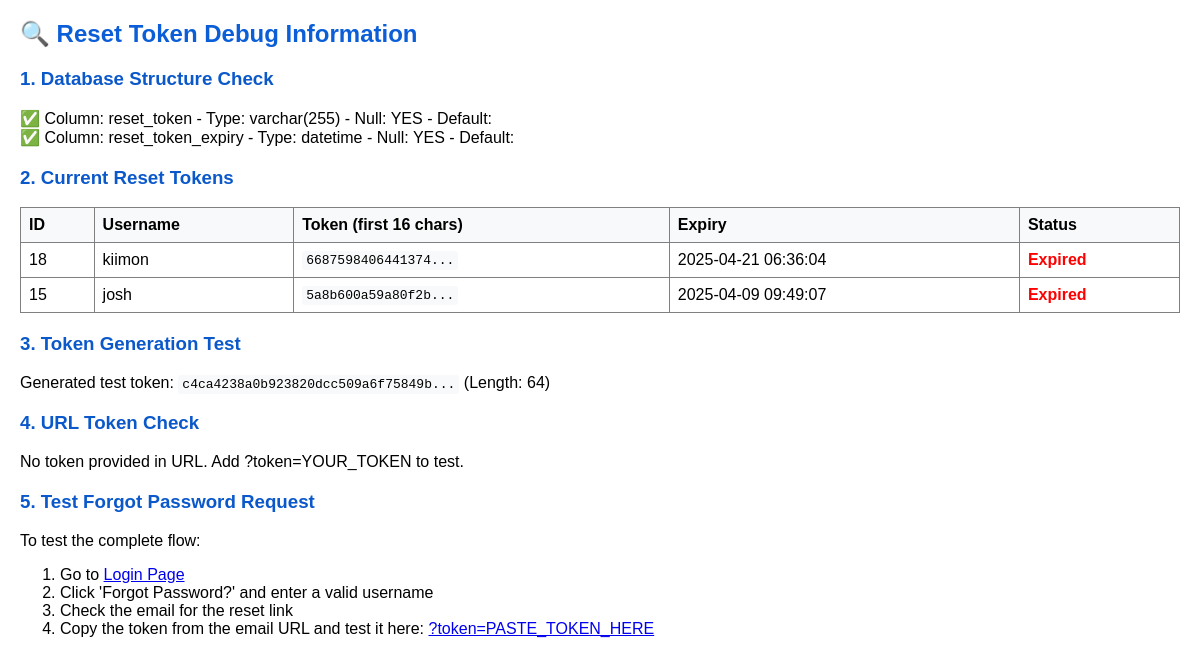
Before: /debug_reset_token.php with the older database file.
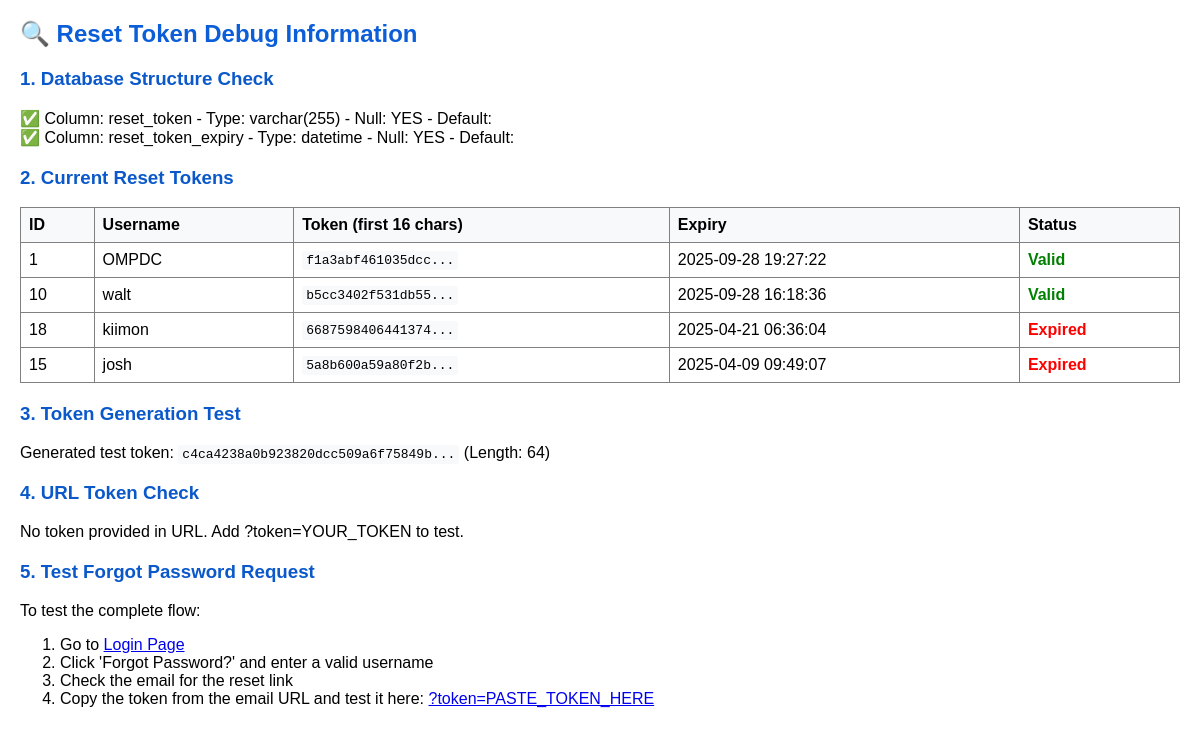
After: the same page with the newer database file.
### tables this page shows
CREATE TABLE `users` (
  `id` int(11) NOT NULL,
  `username` varchar(50) NOT NULL,
  `fullname` varchar(100) NOT NULL,
  `email` varchar(100) NOT NULL,
  `password` varchar(255) NOT NULL,
  `role` enum('super_admin','admin','user','office_user','office_admin') NOT NULL DEFAULT 'user',
  `status` enum('active','inactive','deleted') NOT NULL DEFAULT 'active',
  `created_at` timestamp NOT NULL DEFAULT current_timestamp(),
  `reset_token` varchar(255) DEFAULT NULL,
  `reset_token_expiry` datetime DEFAULT NULL,
  `office_id` int(11) DEFAULT NULL,
  `profile_picture` varchar(255) DEFAULT 'default_profile.png',
  `session_timeout` int(11) DEFAULT 1800
);

### debug_reset_token.php (the view, shortened to what this page needs)
<?php
require_once 'connect.php';
echo "<h2>🔍 Reset Token Debug Information</h2>";
echo "<h3>1. Database Structure Check</h3>";
$result = $conn->query("DESCRIBE users");
$columns = [];
while ($row = $result->fetch_assoc()) {
    $columns[] = $row['Field'];
    if (strpos($row['Field'], 'reset') !== false) {
        echo "✅ Column: {$row['Field']} - Type: {$row['Type']} - Null: {$row['Null']} - Default: {$row['Default']}<br>";
    }
}
echo "<h3>2. Current Reset Tokens</h3>";
if (in_array('reset_token', $columns) && in_array('reset_token_expiry', $columns)) {
    $tokens_query = "SELECT id, username, reset_token, reset_token_expiry,
                     CASE WHEN reset_token_expiry > NOW() THEN 'Valid' ELSE 'Expired' END as token_status
                     FROM users
                     WHERE reset_token IS NOT NULL
                     ORDER BY reset_token_expiry DESC
                     LIMIT 10";
    $tokens_result = $conn->query($tokens_query);
    if ($tokens_result->num_rows > 0) {
        echo "<table border='1' style='border-collapse: collapse; width: 100%;'>";
        echo "<tr><th>ID</th><th>Username</th><th>Token (first 16 chars)</th><th>Expiry</th><th>Status</th></tr>";
        while ($token = $tokens_result->fetch_assoc()) {
            $token_preview = substr($token['reset_token'], 0, 16) . '...';
            $status_color = $token['token_status'] === 'Valid' ? 'green' : 'red';
            echo "<tr>";
            echo "<td>{$token['id']}</td>";
            echo "<td>{$token['username']}</td>";
            echo "<td><code>{$token_preview}</code></td>";
            echo "<td>{$token['reset_token_expiry']}</td>";
            echo "<td style='color: {$status_color};'><strong>{$token['token_status']}</strong></td>";
            echo "</tr>";
        }
        echo "</table>";
    } else {
        echo "No reset tokens found in database.<br>";
    }
} else {
    echo "Cannot check tokens - columns missing.<br>";
}
echo "<h3>3. Token Generation Test</h3>";
$test_token = bin2hex(random_bytes(32));
echo "Generated test token: <code>" . substr($test_token, 0, 32) . "...</code> (Length: " . strlen($test_token) . ")<br>";
echo "<h3>4. URL Token Check</h3>";
$url_token = $_GET['token'] ?? '';
if (!empty($url_token)) {
    echo "Token from URL: <code>" . substr($url_token, 0, 32) . "...</code> (Length: " . strlen($url_token) . ")<br>";
    if (in_array('reset_token', $columns)) {
        $check_stmt = $conn->prepare("SELECT id, username, reset_token_expiry,
                                      CASE WHEN reset_token_expiry > NOW() THEN 'Valid' ELSE 'Expired' END as status
                                      FROM users WHERE reset_token = ?");
        $check_stmt->bind_param("s", $url_token);
        $check_stmt->execute();
        $check_result = $check_stmt->get_result();
        if ($check_result->num_rows > 0) {
            $token_data = $check_result->fetch_assoc();
            echo "✅ Token found in database<br>";
            echo "User ID: {$token_data['id']}<br>";
            echo "Username: {$token_data['username']}<br>";
            echo "Expiry: {$token_data['reset_token_expiry']}<br>";
            echo "Status: <strong style='color: " . ($token_data['status'] === 'Valid' ? 'green' : 'red') . ";'>{$token_data['status']}</strong><br>";
        } else {
            echo "❌ Token not found in database<br>";
        }
        $check_stmt->close();
    }
} else {
    echo "No token provided in URL. Add ?token=YOUR_TOKEN to test.<br>";
}
echo "<h3>5. Test Forgot Password Request</h3>";
echo "<p>To test the complete flow:</p>";
echo "<ol>";
echo "<li>Go to <a href='index.php'>Login Page</a></li>";
echo "<li>Click 'Forgot Password?' and enter a valid username</li>";
echo "<li>Check the email for the reset link</li>";
echo "<li>Copy the token from the email URL and test it here: <a href='?token=PASTE_TOKEN_HERE'>?token=PASTE_TOKEN_HERE</a></li>";
echo "</ol>";
?>

### debug_reset_token.php (style rules this page uses)
h2 { color: #0b5ed7; }
h3 { color: #0a58ca; margin-top: 20px; }
table { margin: 10px 0; }
th, td { padding: 8px; text-align: left; }
th { background-color: #f8f9fa; }
code { background: #f8f9fa; padding: 2px 4px; border-radius: 3px; }

Changed rows visible on the page:
now on this page (row edited): users: id "1", username "OMPDC", reset_token "f1a3abf461035dcc...", reset_token_expiry "2025-09-28 19:27:22", token_status "Valid"
now on this page (row edited): users: id "10", username "walt", reset_token "b5cc3402f531db55...", reset_token_expiry "2025-09-28 16:18:36", token_status "Valid"
